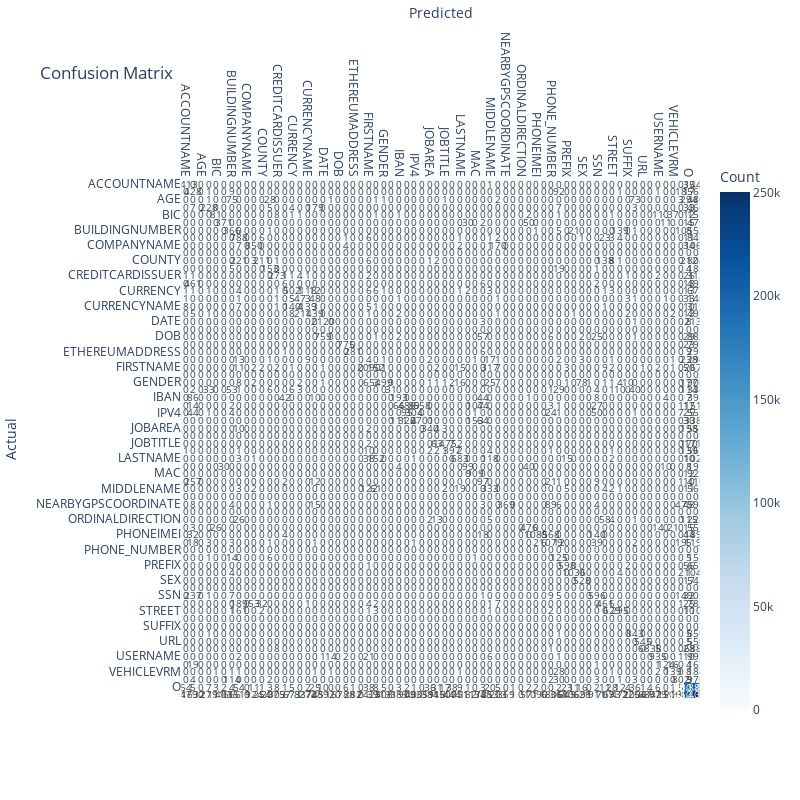

Notebook cell for this chart:
### Code cell
plotter.plot_confusion_matrix(entities=entities, confmatrix=confmatrix)

### Figure 1 — Plotly figure (JSON) as saved in the notebook; plotly's stock layout.template omitted (floating-point values rounded to 4 significant figures; data arrays with more than 128 entries replaced by an {"elided": "..."} marker saying what was removed)
{"data": [{"coloraxis": "coloraxis", "hovertemplate": "Predicted: %{x}<br>Actual: %{y}<br>Count: %{z}<extra></extra>", "name": "0", "textfont": {"size": 10}, "texttemplate": "%{z}", "type": "heatmap", "x": ["ACCOUNTNAME", "ACCOUNTNUMBER", "AGE", "AMOUNT", "BIC", "BITCOINADDRESS", "BUILDINGNUMBER", "CITY", "COMPANYNAME", "COMPANY_NAME", "COUNTY", "CREDITCARDCVV", "CREDITCARDISSUER", "CREDITCARDNUMBER", "CURRENCY", "CURRENCYCODE", "CURRENCYNAME", "CURRENCYSYMBOL", "DATE", "DISPLAYNAME", "DOB", "EMAIL", "ETHEREUMADDRESS", "EYECOLOR", "FIRSTNAME", "FULLNAME", "GENDER", "HEIGHT", "IBAN", "IP", "IPV4", "IPV6", "JOBAREA", "JOBDESCRIPTOR", "JOBTITLE", "JOBTYPE", "LASTNAME", "LITECOINADDRESS", "MAC", "MASKEDNUMBER", "MIDDLENAME", "NAME", "NEARBYGPSCOORDINATE", "NUMBER", "ORDINALDIRECTION", "PASSWORD", "PHONEIMEI", "PHONENUMBER", "PHONE_NUMBER", "PIN", "PREFIX", "SECONDARYADDRESS", "SEX", "SEXTYPE", "SSN", "STATE", "STREET", "STREETADDRESS", "SUFFIX", "TIME", "URL", "USERAGENT", "USERNAME", "VEHICLEVIN", "VEHICLEVRM", "ZIPCODE", "O", "Total"], "xaxis": "x", "y": ["ACCOUNTNAME", "ACCOUNTNUMBER", "AGE", "AMOUNT", "BIC", "BITCOINADDRESS", "BUILDINGNUMBER", "CITY", "COMPANYNAME", "COMPANY_NAME", "COUNTY", "CREDITCARDCVV", "CREDITCARDISSUER", "CREDITCARDNUMBER", "CURRENCY", "CURRENCYCODE", "CURRENCYNAME", "CURRENCYSYMBOL", "DATE", "DISPLAYNAME", "DOB", "EMAIL", "ETHEREUMADDRESS", "EYECOLOR", "FIRSTNAME", "FULLNAME", "GENDER", "HEIGHT", "IBAN", "IP", "IPV4", "IPV6", "JOBAREA", "JOBDESCRIPTOR", "JOBTITLE", "JOBTYPE", "LASTNAME", "LITECOINADDRESS", "MAC", "MASKEDNUMBER", "MIDDLENAME", "NAME", "NEARBYGPSCOORDINATE", "NUMBER", "ORDINALDIRECTION", "PASSWORD", "PHONEIMEI", "PHONENUMBER", "PHONE_NUMBER", "PIN", "PREFIX", "SECONDARYADDRESS", "SEX", "SEXTYPE", "SSN", "STATE", "STREET", "STREETADDRESS", "SUFFIX", "TIME", "URL", "USERAGENT", "USERNAME", "VEHICLEVIN", "VEHICLEVRM", "ZIPCODE", "O", "Total"], "yaxis": "y", "z": {"elided": "68x68 int values"}}], "layout": {"coloraxis": {"colorbar": {"title": {"text": "Count"}}, "colorscale": [[0, "rgb(247,251,255)"], [0.125, "rgb(222,235,247)"], [0.25, "rgb(198,219,239)"], [0.375, "rgb(158,202,225)"], [0.5, "rgb(107,174,214)"], [0.625, "rgb(66,146,198)"], [0.75, "rgb(33,113,181)"], [0.875, "rgb(8,81,156)"], [1, "rgb(8,48,107)"]]}, "height": 800, "title": {"text": "Confusion Matrix"}, "width": 800, "xaxis": {"anchor": "y", "constrain": "domain", "domain": [0, 1], "scaleanchor": "y", "side": "top", "tickangle": 90, "title": {"standoff": 10, "text": "Predicted"}}, "yaxis": {"anchor": "x", "autorange": "reversed", "constrain": "domain", "domain": [0, 1], "title": {"text": "Actual"}}}}
